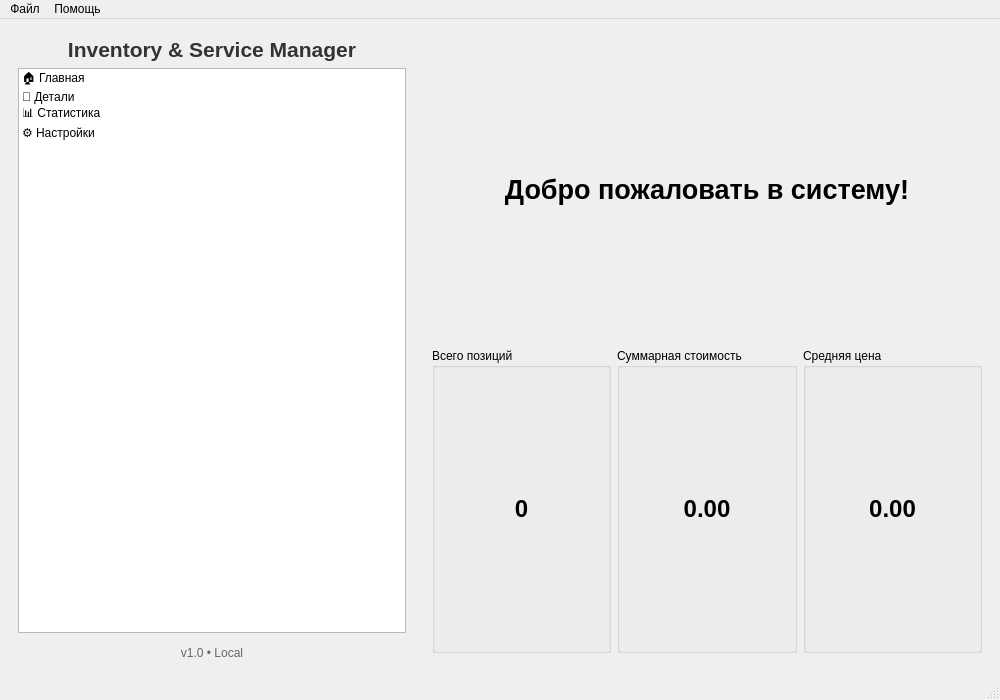
<?xml version="1.0" encoding="UTF-8"?>
<ui version="4.0">
 <class>MainWindow</class>
 <widget class="QMainWindow" name="MainWindow">
  <property name="geometry">
   <rect>
    <x>0</x>
    <y>0</y>
    <width>1000</width>
    <height>700</height>
   </rect>
  </property>
  <property name="windowTitle">
   <string>Inventory &amp; Service Manager — Главное окно</string>
  </property>
  <widget class="QWidget" name="centralwidget">
   <property name="minimumSize">
    <size>
     <width>900</width>
     <height>600</height>
    </size>
   </property>
   <layout class="QHBoxLayout" name="horizontalLayout">
    <property name="spacing">
     <number>8</number>
    </property>
    <item>
     <widget class="QFrame" name="leftMenu">
      <property name="minimumWidth">
       <number>220</number>
      </property>
      <property name="maximumWidth">
       <number>300</number>
      </property>
      <property name="frameShape">
       <enum>QFrame::NoFrame</enum>
      </property>
      <layout class="QVBoxLayout" name="verticalLayout_menu">
       <property name="contentsMargins">
        <rect>
         <x>12</x>
         <y>8</y>
         <width>12</width>
         <height>8</height>
        </rect>
       </property>
       <item>
        <widget class="QLabel" name="logo_label">
         <property name="text">
          <string>Inventory &amp; Service Manager</string>
         </property>
         <property name="alignment">
          <set>Qt::AlignCenter</set>
         </property>
         <property name="wordWrap">
          <bool>false</bool>
         </property>
         <property name="styleSheet">
          <string notr="true">font-size:16pt; font-weight:bold; color:#333;</string>
         </property>
         <property name="minimumHeight">
          <number>60</number>
         </property>
        </widget>
       </item>
       <item>
        <widget class="QListWidget" name="menuList">
         <property name="sizePolicy">
          <sizepolicy hsizetype="Expanding" vsizetype="Expanding">
           <horstretch>0</horstretch>
           <verstretch>0</verstretch>
          </sizepolicy>
         </property>
         <property name="spacing">
          <number>4</number>
         </property>
         <property name="alternatingRowColors">
          <bool>false</bool>
         </property>
         <item>
          <property name="text">
           <string>🏠 Главная</string>
          </property>
         </item>
         <item>
          <property name="text">
           <string>💼 Детали</string>
          </property>
         </item>
         <item>
          <property name="text">
           <string>📊 Статистика</string>
          </property>
         </item>
         <item>
          <property name="text">
           <string>⚙️ Настройки</string>
          </property>
         </item>
        </widget>
       </item>
       <item>
        <spacer name="verticalSpacer">
         <property name="orientation">
          <enum>Qt::Vertical</enum>
         </property>
         <property name="sizeType">
          <enum>QSizePolicy::Expanding</enum>
         </property>
        </spacer>
       </item>
       <item>
        <widget class="QLabel" name="ver_label">
         <property name="text">
          <string>v1.0 • Local</string>
         </property>
         <property name="alignment">
          <set>Qt::AlignCenter</set>
         </property>
         <property name="styleSheet">
          <string notr="true">color:#666; font-size:9pt;</string>
         </property>
         <property name="minimumHeight">
          <number>24</number>
         </property>
        </widget>
       </item>
      </layout>
     </widget>
    </item>

    <item>
     <widget class="QStackedWidget" name="stackedWidget">
      <property name="sizePolicy">
       <sizepolicy hsizetype="Expanding" vsizetype="Expanding">
        <horstretch>0</horstretch>
        <verstretch>0</verstretch>
       </sizepolicy>
      </property>

      <!-- Page: Home -->
      <widget class="QWidget" name="page_home">
       <layout class="QVBoxLayout" name="verticalLayout_home">
        <property name="contentsMargins">
         <rect>
          <x>12</x>
          <y>12</y>
          <width>12</width>
          <height>12</height>
         </rect>
        </property>
        <item>
         <widget class="QLabel" name="welcome_label">
          <property name="text">
           <string>Добро пожаловать в систему!</string>
          </property>
          <property name="alignment">
           <set>Qt::AlignCenter</set>
          </property>
          <property name="styleSheet">
           <string notr="true">font-size:20pt; font-weight:bold;</string>
          </property>
          <property name="minimumHeight">
           <number>80</number>
          </property>
         </widget>
        </item>
        <item>
         <layout class="QHBoxLayout" name="home_cards_layout">
          <item>
           <widget class="QGroupBox" name="box_total_parts">
            <property name="title">
             <string>Всего позиций</string>
            </property>
            <layout class="QVBoxLayout" name="vbox_total_parts">
             <item>
              <widget class="QLabel" name="label_total_parts">
               <property name="text">
                <string>0</string>
               </property>
               <property name="alignment">
                <set>Qt::AlignCenter</set>
               </property>
               <property name="styleSheet">
                <string notr="true">font-size:18pt; font-weight:bold;</string>
               </property>
              </widget>
             </item>
            </layout>
           </widget>
          </item>
          <item>
           <widget class="QGroupBox" name="box_total_value">
            <property name="title">
             <string>Суммарная стоимость</string>
            </property>
            <layout class="QVBoxLayout" name="vbox_total_value">
             <item>
              <widget class="QLabel" name="label_total_value">
               <property name="text">
                <string>0.00</string>
               </property>
               <property name="alignment">
                <set>Qt::AlignCenter</set>
               </property>
               <property name="styleSheet">
                <string notr="true">font-size:18pt; font-weight:bold;</string>
               </property>
              </widget>
             </item>
            </layout>
           </widget>
          </item>
          <item>
           <widget class="QGroupBox" name="box_avg_price">
            <property name="title">
             <string>Средняя цена</string>
            </property>
            <layout class="QVBoxLayout" name="vbox_avg_price">
             <item>
              <widget class="QLabel" name="label_avg_price">
               <property name="text">
                <string>0.00</string>
               </property>
               <property name="alignment">
                <set>Qt::AlignCenter</set>
               </property>
               <property name="styleSheet">
                <string notr="true">font-size:18pt; font-weight:bold;</string>
               </property>
              </widget>
             </item>
            </layout>
           </widget>
          </item>
         </layout>
        </item>
        <item>
         <spacer name="spacer_home" />
        </item>
       </layout>
      </widget>

      <!-- Page: Parts (detailed table) -->
      <widget class="QWidget" name="page_parts">
       <layout class="QVBoxLayout" name="verticalLayout_parts">
        <property name="contentsMargins">
         <rect>
          <x>8</x>
          <y>8</y>
          <width>8</width>
          <height>8</height>
         </rect>
        </property>

        <!-- Toolbar row -->
        <item>
         <layout class="QHBoxLayout" name="top_toolbar">
          <property name="spacing">
           <number>6</number>
          </property>
          <item>
           <widget class="QLabel" name="lbl_search">
            <property name="text">
             <string>Поиск:</string>
            </property>
            <property name="minimumWidth">
             <number>60</number>
            </property>
           </widget>
          </item>
          <item>
           <widget class="QLineEdit" name="search_lineEdit">
            <property name="placeholderText">
             <string>Введите артикул или название...</string>
            </property>
           </widget>
          </item>
          <item>
           <widget class="QPushButton" name="btn_search">
            <property name="text">
             <string>🔍</string>
            </property>
           </widget>
          </item>
          <item>
           <spacer name="spacer_top" />
          </item>
          <item>
           <widget class="QPushButton" name="import_btn">
            <property name="text">
             <string>Импорт</string>
            </property>
           </widget>
          </item>
          <item>
           <widget class="QPushButton" name="export_btn">
            <property name="text">
             <string>Экспорт</string>
            </property>
           </widget>
          </item>
         </layout>
        </item>

        <!-- Table widget -->
        <item>
         <widget class="QTableWidget" name="parts_table">
          <property name="sizePolicy">
           <sizepolicy hsizetype="Expanding" vsizetype="Expanding">
            <horstretch>0</horstretch>
            <verstretch>0</verstretch>
           </sizepolicy>
          </property>
          <property name="sortingEnabled">
           <bool>true</bool>
          </property>
          <property name="columnCount">
           <number>7</number>
          </property>
          <property name="rowCount">
           <number>0</number>
          </property>
          <column>
           <property name="width">
            <number>60</number>
           </property>
          </column>
          <column>
           <property name="width">
            <number>120</number>
           </property>
          </column>
          <column>
           <property name="width">
            <number>200</number>
           </property>
          </column>
          <column>
           <property name="width">
            <number>250</number>
           </property>
          </column>
          <column>
           <property name="width">
            <number>90</number>
           </property>
          </column>
          <column>
           <property name="width">
            <number>90</number>
           </property>
          </column>
          <column>
           <property name="width">
            <number>120</number>
           </property>
          </column>
         </widget>
        </item>

        <!-- Buttons row -->
        <item>
         <layout class="QHBoxLayout" name="horizontalLayout_buttons">
          <property name="spacing">
           <number>8</number>
          </property>
          <item>
           <widget class="QPushButton" name="add_btn">
            <property name="text">
             <string>➕ Добавить</string>
            </property>
           </widget>
          </item>
          <item>
           <widget class="QPushButton" name="edit_btn">
            <property name="text">
             <string>✏️ Изменить</string>
            </property>
           </widget>
          </item>
          <item>
           <widget class="QPushButton" name="delete_btn">
            <property name="text">
             <string>🗑 Удалить</string>
            </property>
           </widget>
          </item>
          <item>
           <widget class="QPushButton" name="photo_btn">
            <property name="text">
             <string>📷 Добавить фото</string>
            </property>
           </widget>
          </item>
          <item>
           <widget class="QPushButton" name="save_btn">
            <property name="text">
             <string>💾 Сохранить</string>
            </property>
           </widget>
          </item>
          <item>
           <widget class="QPushButton" name="load_btn">
            <property name="text">
             <string>📂 Открыть</string>
            </property>
           </widget>
          </item>
          <item>
           <spacer name="spacer_buttons" />
          </item>
         </layout>
        </item>

       </layout>
      </widget>

      <!-- Page: Stats (enhanced) -->
      <widget class="QWidget" name="page_stats">
       <layout class="QVBoxLayout" name="verticalLayout_stats">
        <property name="contentsMargins">
         <rect>
          <x>8</x>
          <y>8</y>
          <width>8</width>
          <height>8</height>
         </rect>
        </property>
        <item>
         <widget class="QLabel" name="stats_title">
          <property name="text">
           <string>📊 Статистика по деталям</string>
          </property>
          <property name="alignment">
           <set>Qt::AlignCenter</set>
          </property>
          <property name="styleSheet">
           <string notr="true">font-size:16pt; font-weight:bold;</string>
          </property>
         </widget>
        </item>

        <item>
         <layout class="QHBoxLayout" name="stats_control_layout">
          <item>
           <widget class="QLabel" name="label_choose">
            <property name="text">
             <string>Тип графика:</string>
            </property>
           </widget>
          </item>
          <item>
           <widget class="QComboBox" name="stats_combo">
            <item>
             <property name="text"><string>Количество</string></property>
            </item>
            <item>
             <property name="text"><string>Цена</string></property>
            </item>
            <item>
             <property name="text"><string>Стоимость (Цена×Количество)</string></property>
            </item>
           </widget>
          </item>
          <item>
           <widget class="QPushButton" name="stats_button">
            <property name="text"><string>Построить график</string></property>
           </widget>
          </item>
          <item>
           <spacer name="spacer_stats_control" />
          </item>
         </layout>
        </item>

        <item>
         <widget class="QWidget" name="stats_plot">
          <property name="minimumSize">
           <size>
            <width>0</width>
            <height>320</height>
           </size>
          </property>
          <layout class="QVBoxLayout" name="stats_plot_layout"/>
         </widget>
        </item>

        <item>
         <widget class="QLabel" name="stats_info">
          <property name="text">
           <string>Здесь появятся суммарные показатели</string>
          </property>
          <property name="alignment">
           <set>Qt::AlignCenter</set>
          </property>
          <property name="styleSheet">
           <string notr="true">font-size:12pt;</string>
          </property>
         </widget>
        </item>

       </layout>
      </widget>

      <!-- Page: Settings -->
      <widget class="QWidget" name="page_settings">
       <layout class="QFormLayout" name="formLayout_settings">
        <property name="contentsMargins">
         <rect>
          <x>8</x>
          <y>8</y>
          <width>8</width>
          <height>8</height>
         </rect>
        </property>
        <item row="0" column="0">
         <widget class="QLabel" name="username_label">
          <property name="text"><string>Пользователь:</string></property>
         </widget>
        </item>
        <item row="0" column="1">
         <widget class="QLineEdit" name="username_edit"/>
        </item>
        <item row="1" column="0">
         <widget class="QLabel" name="theme_label">
          <property name="text"><string>Тема:</string></property>
         </widget>
        </item>
        <item row="1" column="1">
         <widget class="QComboBox" name="theme_combo">
          <item><property name="text"><string>Светлая</string></property></item>
          <item><property name="text"><string>Тёмная</string></property></item>
         </widget>
        </item>
        <item row="2" column="0">
         <spacer name="settings_spacer" />
        </item>
       </layout>
      </widget>

     </widget>
    </item>

   </layout>
  </widget>

  <!-- Menubar -->
  <widget class="QMenuBar" name="menubar">
   <property name="geometry">
    <rect>
     <x>0</x>
     <y>0</y>
     <width>1000</width>
     <height>22</height>
    </rect>
   </property>
   <addaction name="menuFile"/>
   <addaction name="menuHelp"/>
   <widget class="QMenu" name="menuFile">
    <property name="title"><string>Файл</string></property>
    <addaction name="actionExport"/>
    <addaction name="actionExit"/>
   </widget>
   <widget class="QMenu" name="menuHelp">
    <property name="title"><string>Помощь</string></property>
    <addaction name="actionAbout"/>
   </widget>
  </widget>

  <widget class="QStatusBar" name="statusbar"/>

  <!-- Actions -->
  <action name="actionExport">
   <property name="text"><string>Экспорт в CSV</string></property>
  </action>
  <action name="actionExit">
   <property name="text"><string>Выход</string></property>
  </action>
  <action name="actionAbout">
   <property name="text"><string>О программе</string></property>
  </action>

 </widget>
 <resources/>
 <connections/>
</ui>
